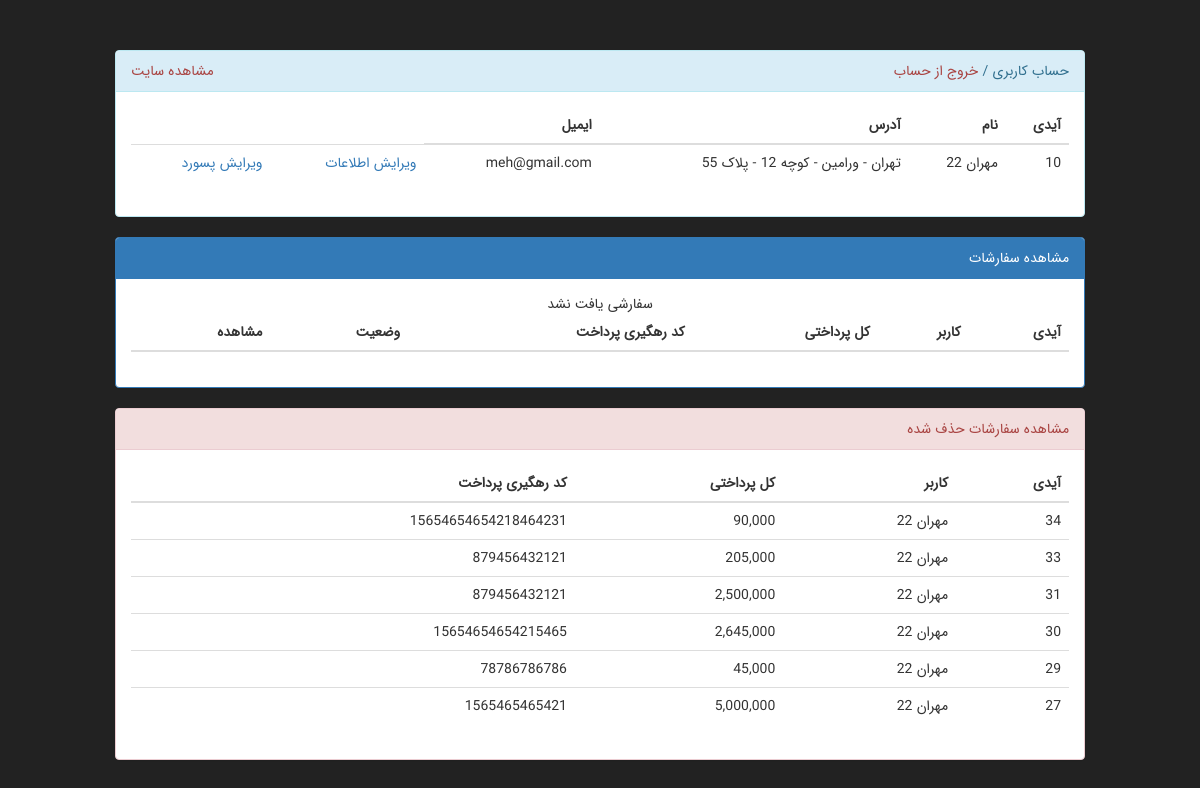
Page /user.php (signed in) on the committed database.
### tables this page shows
CREATE TABLE `users` (
  `id` int(11) NOT NULL,
  `name` varchar(512) NOT NULL,
  `email` varchar(256) NOT NULL,
  `password` varchar(256) NOT NULL,
  `address` text NOT NULL,
  `buy_count` int(11) NOT NULL DEFAULT 0,
  `created_at` date NOT NULL DEFAULT current_timestamp()
);

CREATE TABLE `deleted_orders` (
  `id` int(11) NOT NULL,
  `user_id` int(11) NOT NULL,
  `total_price` decimal(10,0) NOT NULL,
  `track_code` varchar(512) NOT NULL,
  `created_at` date NOT NULL DEFAULT current_timestamp()
);

### admin/includes/classes/Database.php (called while the page is built, shortened)
<?php
class Database
{
    public $conn;
    function __construct()
    {
        $this->host = DB_INFO['host'];
        $this->user = DB_INFO['user'];
        $this->pass = DB_INFO['pass'];
        $this->name = DB_INFO['name'];
        $this->options = [
            PDO::ATTR_ERRMODE => PDO::ERRMODE_EXCEPTION
        ];
        try {
            $this->conn = new \PDO("mysql:host=$this->host;dbname=$this->name;charset=utf8", $this->user, $this->pass, $this->options);
        } catch (\PDOException $e) {
            die("Database Failed :: " . $e->getMessage());
        }
    }
    public function selectAll(string $sql, array $values = [], string $class)
    {
        $stmt = $this->conn->prepare($sql);
        foreach ($values as $key => $value) {
            $stmt->bindValue($key + 1, $value);
        }
        if (!$stmt->execute())
            return false;
        return $stmt->fetchAll(PDO::FETCH_CLASS, $class);
    }
    public function select(string $sql, array $values = [], string $class)
    {
        $stmt = $this->conn->prepare($sql);
        foreach ($values as $key => $value) {
            $stmt->bindValue($key + 1, $value);
        }
        if (!$stmt->execute())
            return false;
        $stmt->setFetchMode(PDO::FETCH_CLASS, $class);
        return $stmt->fetch();
    }
}

### admin/includes/init.php (called while the page is built, shortened)
<?php
$conn = new classes\Database();

### admin/includes/classes/Main.php (called while the page is built, shortened)
<?php
class Main
{
    protected static $class_name = "classes\Main";
    protected static $db_name = "aa";
    protected static $auto_inc = "id";
    public static function findAllWhere(array $cond, $limit = null, $order = "desc", $order_column = "id")
    {
        $items = [];
        $values = [];
        foreach ($cond as $arr) {
            $items[] = $arr[0] . " " . $arr[1] . " ?";
            $values[] = $arr[2];
        }
        $order = strtoupper($order);
        if (!isset($limit))
            return static::findAllQuery("Select * from ". static::$db_name . " where " . implode(', ', $items) . " ORDER BY " . $order_column . " $order", $values, static::$class_name);
        else
            return static::findAllQuery("Select * from ". static::$db_name . " where " . implode(', ', $items) . " ORDER BY " . $order_column . " $order LIMIT {$limit}", $values, static::$class_name);
    }
    public static function findById($id)
    {
        return static::findQuery("Select * from " . static::$db_name . " where ". static::$auto_inc ." = ?", [$id], static::$class_name);
    }
    protected static function findAllQuery(string $sql, array $values = [], $class)
    {
        global $conn;
        return $conn->selectAll($sql, $values, $class);
    }
    protected static function findQuery(string $sql, array $values = [], $class)
    {
        global $conn;
        return $conn->select($sql, $values, $class);
    }
}

### user.php (the view, shortened to what this page needs)
<?php
include("admin/includes/init.php"); ?>
<!DOCTYPE html>
<html lang="fa">
<head>
    <link href="admin/css/bootstrap.min.css" rel="stylesheet">
    <link href="admin/css/bootstrap-rtl.min.css" rel="stylesheet">
    <link href="admin/css/sb-admin.css" rel="stylesheet">
    <link href="admin/css/sb-admin-rtl.css" rel="stylesheet">
    <link href="admin/css/plugins/morris.css" rel="stylesheet">
    <link href="admin/font-awesome/css/font-awesome.min.css" rel="stylesheet" type="text/css">
</head>
<body>
<?php
try {
    $user = classes\User::findById($_SESSION['user_info']['id']);
    $orders = classes\Order::findAllWhere([['user_id', '=', $user->id]]);
    $deleted_orders = classes\Deleted_order::findAllWhere([['user_id', '=', $_SESSION['user_info']['id']]]);
}catch (PDOException $e) {
    Utility::redirect('login.php');
}
?>
<div class="container-fluid">
    <div class="row">
        <div class="col-md-10 col-md-offset-1">
            <div class="panel panel-info">
                <div class="panel-heading">
                    حساب کاربری / <a href="admin/logout.php" class="text-danger">خروج از حساب</a>
                    <a href="index.php"><span class="pull-left text-danger">مشاهده سایت</span></a>
                </div>
                <div class="panel-body">
                    <table class="table table-responsive">
                    <thead>
                        <tr>
                            <th>آیدی</th>
                            <th>نام</th>
                            <th>آدرس</th>
                            <th>ایمیل</th>
                        </tr>
                    </thead>
                    <tbody>
                        <tr>
                            <td><?= $user->id; ?></td>
                            <td><?= $user->name; ?></td>
                            <td><?= $user->address; ?></td>
                            <td><?= $user->email; ?></td>
                            <td><a href="?action=edit-user">ویرایش اطلاعات</a></td>
                            <td><a href="?action=edit-user-pass">ویرایش پسورد</a></td>
                        </tr>
                    </tbody>
                    </table>
                </div>
            </div>
            <div class="panel panel-primary">
                <div class="panel-heading">
                    مشاهده سفارشات
                </div>
                <div class="panel-body">
                    <table class="table table-responsive table-hover">
                        <thead>
                            <tr>
                                <th>آیدی</th>
                                <th>کاربر</th>
                                <th>کل پرداختی</th>
                                <th>کد رهگیری پرداخت</th>
                                <th>وضعیت</th>
                                <th>مشاهده</th>
                            </tr>
                        </thead>
                        <tbody>
                        <?php if ($orders): ?>
                        <?php foreach ($orders as $order): ?>
                            <tr>
                                <td><?php echo $order->id; ?></td>
                                <td><?php echo $user->name; ?></td>
                                <td><?php echo number_format($order->total_price); ?></td>
                                <td><?php echo $order->track_code; ?></td>
                                <td>
                                    <?php if ($order->is_confirmed == 1): ?>
                                        <span class="text-success">تایید شده</span>
                                    <?php else: ?>
                                        <span class="text-danger">تایید نشده</span>
                                    <?php endif; ?>
                                </td>
                                <td><a class="btn btn-info" href="?order_id=<?= $order->id; ?>">جزییات</a></td>
                            </tr>
                        <?php endforeach; ?>
                        <?php else: ?>
                            <div class="text-center">سفارشی یافت نشد</div>
                        <?php endif; ?>
                        </tbody>
                    </table>
                </div>
            </div>
            <div class="panel panel-danger">
                <div class="panel-heading">
                    مشاهده سفارشات حذف شده
                </div>
                <div class="panel-body">
                    <table class="table table-responsive table-hover">
                        <thead>
                            <tr>
                                <th>آیدی</th>
                                <th>کاربر</th>
                                <th>کل پرداختی</th>
                                <th>کد رهگیری پرداخت</th>
                            </tr>
                        </thead>
                        <tbody>
                        <?php if ($deleted_orders): ?>
                        <?php foreach ($deleted_orders as $deleted_order): ?>
                            <tr>
                                <td><?php echo $deleted_order->id; ?></td>
                                <td><?php echo $user->name; ?></td>
                                <td><?php echo number_format($deleted_order->total_price); ?></td>
                                <td><?php echo $deleted_order->track_code; ?></td>
                            </tr>
                        <?php endforeach; ?>
                        <?php else: ?>
                            <div class="text-center">سفارشی یافت نشد</div>
                        <?php endif; ?>
                        </tbody>
                    </table>
                </div>
            </div>
        </div>
    </div>
</div>
</body>
</html>

### admin/css/sb-admin.css (style rules this page uses)
body { margin-top: 100px; background-color: #222; font-family: iransans !important; }
@media (min-width:768px) { body { margin-top: 50px; } }

### rows in the picture
users: id "10", name "مهران 22", address "تهران - ورامین - کوچه 12 - پلاک 55", email "meh@gmail.com"
deleted_orders: id "34", user.name "مهران 22", total_price "90,000", track_code "15654654654218464231"
deleted_orders: id "33", user.name "مهران 22", total_price "205,000", track_code "879456432121"
deleted_orders: id "31", user.name "مهران 22", total_price "2,500,000", track_code "879456432121"
deleted_orders: id "30", user.name "مهران 22", total_price "2,645,000", track_code "15654654654215465"
deleted_orders: id "29", user.name "مهران 22", total_price "45,000", track_code "78786786786"
deleted_orders: id "27", user.name "مهران 22", total_price "5,000,000", track_code "1565465465421"
